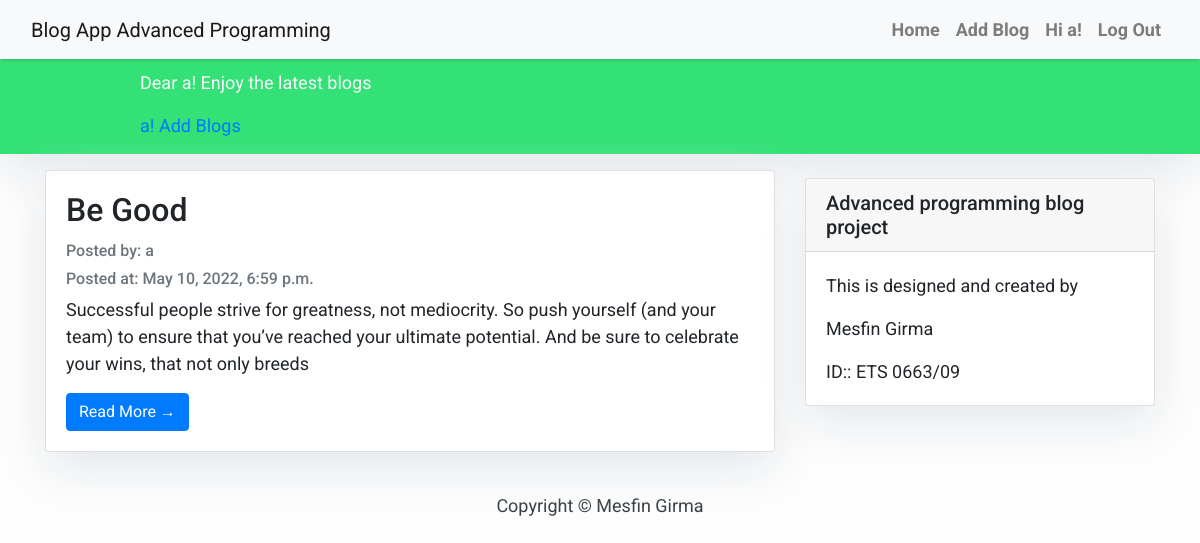
The app's page / (signed in) with its own data.
### blogApp/models.py (models this page shows, shortened)
class Post(models.Model):
    title = models.CharField(max_length=200, unique=True)
    slug = models.SlugField(max_length=200, unique=True)
    author = models.ForeignKey(User, on_delete= models.CASCADE,related_name='blog_posts')
    updated_on = models.DateTimeField(auto_now= True)
    content = models.TextField()
    created_on = models.DateTimeField(auto_now_add=True)
    status = models.IntegerField(choices=STATUS, default=0)
    class Meta:
        ordering = ['-created_on']

### blogApp/views.py (the view)
# urls.py: path('', views.PostList.as_view(), name='home'),
class PostList(generic.ListView):
    queryset = Post.objects.filter(status=1).order_by('-created_on')
    template_name = 'index.html'

### templates/index.html (shortened to what this page needs)
{% extends "base.html" %}
 {% block content %}
    <header class="masthead" >
            <div class="container ">
              <div class="row">
                <div class=" col-md-8 col-md-10 mx-auto">
                  <div class="site-heading">
                    {% if user.is_authenticated %}
                   <p class="text-light"> Dear {{ user.username }}! Enjoy the latest blogs</p>
                   <a  class="text-black" href="{% url 'post' %}">{{ user.username }}! Add Blogs</a>
                  {% else %}
                  <p class="text-light">You can Enjoy the latest blogs, But if you want to post you have to sign in
                  </p>
                  {% endif %}
                </div>
                    </div>
                  </div>
                </div>
              </header>
            <div class="container">
                <div class="row">
              <div class="col-md-8 mt-3 left">
                    {% for post in post_list %}
                <div class="card mb-4" >
                  <div class="card-body">
                    <h2 class="card-title">{{ post.title }}</h2>
                    <p class="card-text text-muted h6">Posted by: {{ post.author }} </p>
                    <p class="card-text text-muted h6">Posted at: {{ post.created_on}} </p>
                    <p class="card-text">{{post.content|slice:":200" }}</p>
                    <a href="{% url 'post_detail' post.slug  %}" class="btn btn-primary">Read More &rarr;</a>
                  </div>
                </div>
                {% endfor %}
            </div>
                {% block sidebar %}
                {% include 'sidebar.html' %}
                {% endblock sidebar %}
            </div>
        </div>
{%endblock%}

### templates/base.html (shortened to what this page needs)
<!DOCTYPE html>
<html>
  <head>
    <link
      rel="stylesheet"
      href="https://maxcdn.bootstrapcdn.com/bootstrap/4.0.0/css/bootstrap.min.css"
    />
  </head>
  <body>
    <nav class="navbar navbar-expand-lg navbar-light bg-light shadow" id="mainNav">
      <div class="container-fluid">
        <a class="navbar-brand" href="{% url 'home' %}" >Blog App Advanced Programming</a>
        <div class="collapse navbar-collapse" id="navbarResponsive">
          <ul class="navbar-nav ml-auto">
            {% if user.is_authenticated %}
            <li class="nav-item text-black">
              <a class="nav-link text-black font-weight-bold" href="{% url 'home' %}">Home </a>
            </li>
            <li class="nav-item text-black">
              <a class="nav-link text-black font-weight-bold" href="{% url 'post' %}">Add Blog </a>
            </li>
            <li class="nav-item text-black">
              <a
              class="nav-link text-black font-weight-bold"
              href="#"
              >      Hi {{ user.username }}!</a
            >
            </li>
            <li class="nav-item text-black">
              <a  class="nav-link text-black font-weight-bold" href="{% url 'logout' %}">Log Out</a>
            </li>
            {% endif %}
          </ul>
        </div>
      </div>
    </nav>
            {% block content %}{% endblock content %}
    <footer class="py-3 bg-grey">
              <p class="m-0 text-dark text-center ">Copyright &copy; Mesfin Girma</p>
    </footer>
  </body>
</html>

### templates/base.html (style rules this page uses)
body { font-family: "Roboto", sans-serif; font-size: 17px; background-color: #fdfdfd; }
.shadow { box-shadow: 0 4px 2px -2px rgba(0,0,0,0.1); }
.masthead { background:#33e176; height: auto; padding-bottom: 15px; box-shadow: 0 16px 48px #E3E7EB; padding-top: 10px; }

### templates/index.html (style rules this page uses)
body { font-family: "Roboto", sans-serif; font-size: 18px; background-color: #fdfdfd; }
.card { box-shadow: 0 16px 48px #E3E7EB; }

### templates/sidebar.html (style rules this page uses)
.card { box-shadow: 0 16px 48px #E3E7EB; }

### records on screen
Post: title "Be Good", author "a", created_on "May 10, 2022, 6:59 p.m.", content "Successful people strive for greatness, not mediocrity. So push yourself (and your team) to ensure that you’ve reached your ultimate potential. And be sure to celebrate your wins, that not only breeds"

### other values on screen
{{ user.username }} "a"
